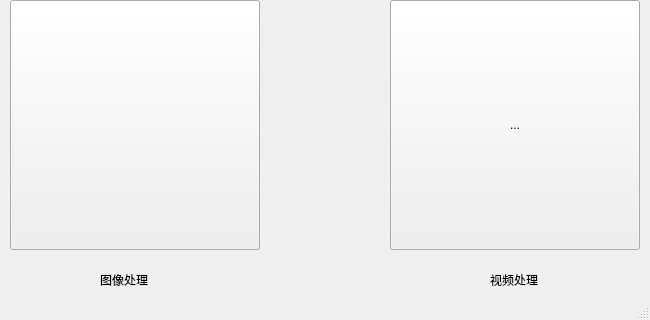
<?xml version="1.0" encoding="UTF-8"?>
<ui version="4.0">
 <class>launchMenu</class>
 <widget class="QMainWindow" name="launchMenu">
  <property name="geometry">
   <rect>
    <x>0</x>
    <y>0</y>
    <width>650</width>
    <height>320</height>
   </rect>
  </property>
  <property name="windowTitle">
   <string>launchMenu</string>
  </property>
  <widget class="QWidget" name="centralwidget">
   <widget class="QToolButton" name="image">
    <property name="geometry">
     <rect>
      <x>10</x>
      <y>0</y>
      <width>250</width>
      <height>250</height>
     </rect>
    </property>
    <property name="text">
     <string/>
    </property>
   </widget>
   <widget class="QToolButton" name="video">
    <property name="geometry">
     <rect>
      <x>390</x>
      <y>0</y>
      <width>250</width>
      <height>250</height>
     </rect>
    </property>
    <property name="text">
     <string>...</string>
    </property>
   </widget>
   <widget class="QLabel" name="label">
    <property name="geometry">
     <rect>
      <x>100</x>
      <y>270</y>
      <width>70</width>
      <height>20</height>
     </rect>
    </property>
    <property name="text">
     <string>图像处理</string>
    </property>
   </widget>
   <widget class="QLabel" name="label_2">
    <property name="geometry">
     <rect>
      <x>490</x>
      <y>270</y>
      <width>69</width>
      <height>19</height>
     </rect>
    </property>
    <property name="text">
     <string>视频处理</string>
    </property>
   </widget>
  </widget>
  <widget class="QMenuBar" name="menubar">
   <property name="geometry">
    <rect>
     <x>0</x>
     <y>0</y>
     <width>650</width>
     <height>24</height>
    </rect>
   </property>
  </widget>
  <widget class="QStatusBar" name="statusbar"/>
 </widget>
 <resources/>
 <connections/>
</ui>
